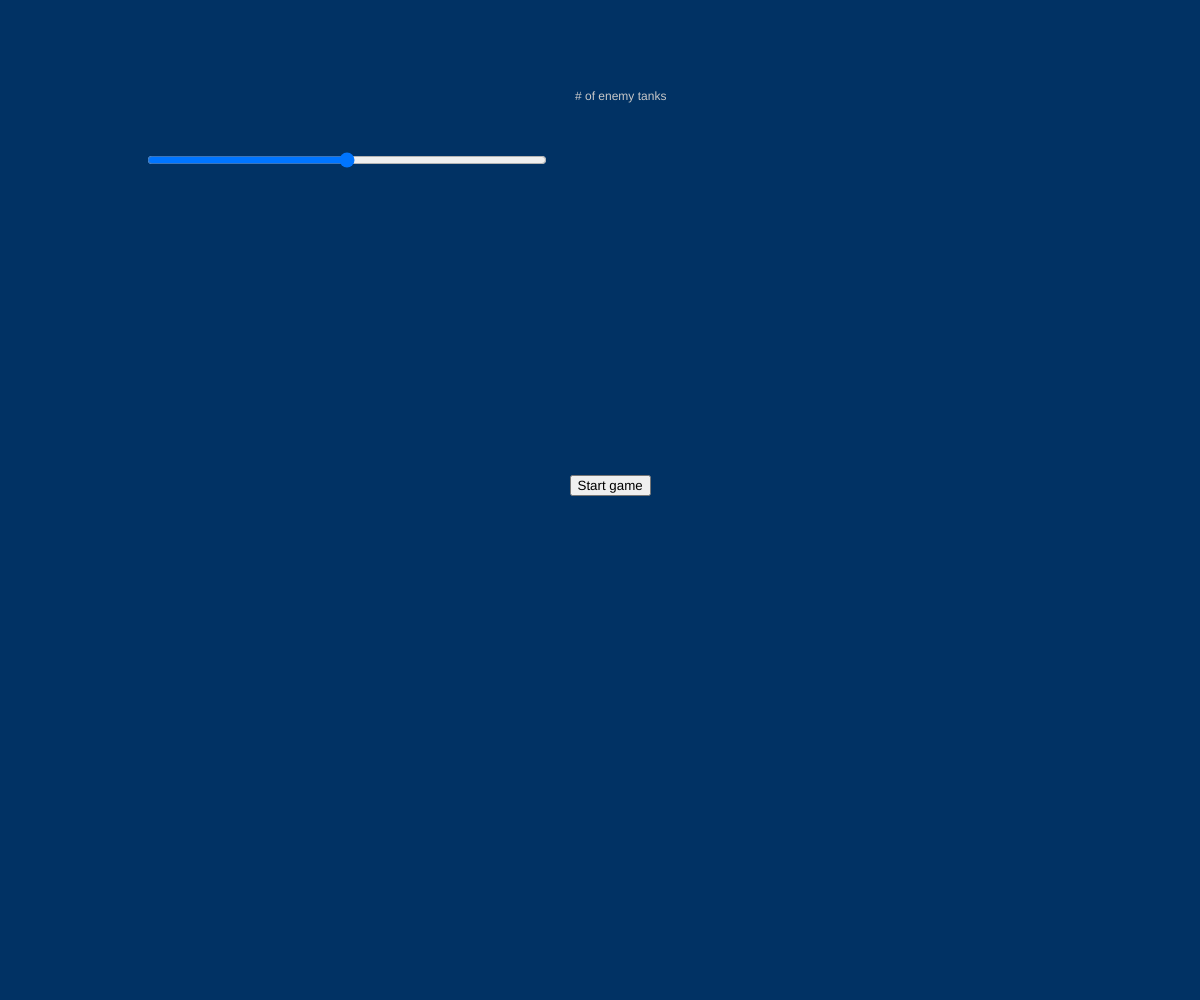
Frame 1 (no input)
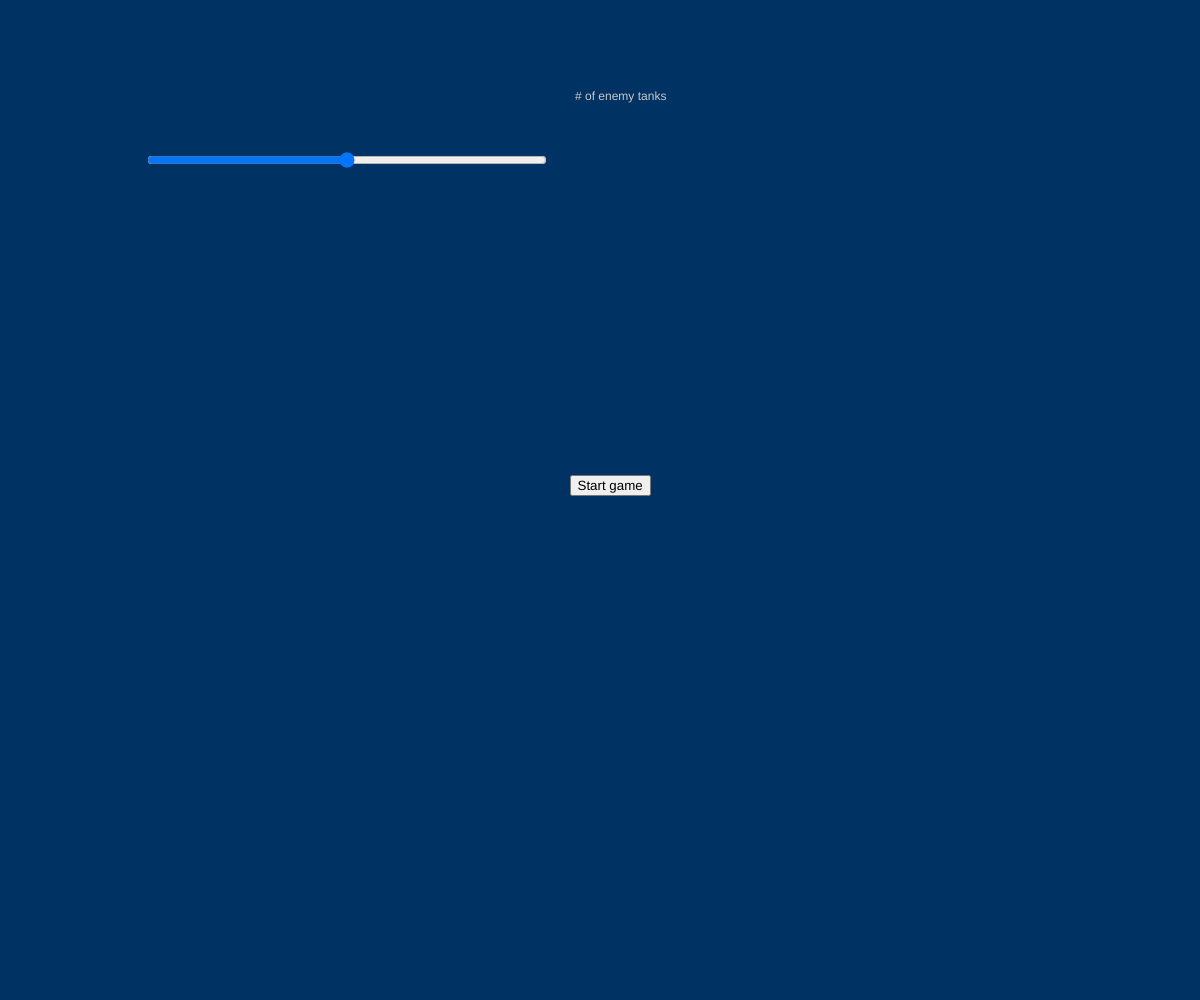
Frame 2 (the mouse pressed at the canvas centre, redrawn once)

The p5.js sketch that drew these frames (run headless with seeded random() and noise() and a simulated clock; the mouse was pressed at the canvas centre and the sketch redrawn once):

// p5.js sketch
// ── sketch.js
// constants 
const NEW_GAME = "Start game";
const PLAYER_LOST = "Game over!";
const PLAYER_WINS = "You won!";

// global variables
let gameState = "init";
let enemyTankCount = 4;
let tankCountSlider = null;
let tankCounter = null;

// objects
let playerTank;
let enemyTankArray = [];
let bullets = [];

function setup() {
    let cnv = createCanvas(windowWidth, windowHeight);
    cnv.style('display', 'block');
    frameRate(60);
}

function initGame() {
    background(1, 50, 100);
    let startButton = createButton(NEW_GAME);    
    startButton.position((width / 2 - startButton.width / 2) + 10, 475);
    startButton.mousePressed(setupGame1);
    tankCountSlider = createSlider(1, 7, 4, 1);
    tankCountSlider.size(400);
    tankCountSlider.position((width / 2 - tankCountSlider.width)-55, 150);
    fill(200, 200, 200);    
    text('# of enemy tanks', (width / 2 - 25), 100);    
    /*
    fill(200, 200, 200);    
    text(tankCountSlider.value(), width / 2 + 15, 180);
    */
    noLoop();
}

function setupGame1() {
    removeElements();
    gameState = "play1";    
    // create player's tank    
    playerTank = new Tank(width / 2, height / 2, 0);
    playerTank.vector.direction = 0;
    // create enemy tanks    
    for (let i = 0; i < tankCountSlider.value(); i++) {
        enemyTank = new Tank(Math.floor(Math.random() * 500) + 100, Math.floor(Math.random() * 500) + 100, 1)
        enemyTankArray.push(enemyTank);
        notifyVectorSetup();
    }                
    loop();
}

function playLevel1() {
    background(51);
    textSize(32);
    fill(0, 102, 153);
    playerTank.show();
    playerTank.move();
    enemyTankArray.forEach(tank => {
        tank.show();
        tank.move();
    });
    bullets.forEach((bullet, bulletIndex) => {
        bullet.show();
        bullet.move();
        if (bullet.xpos > width || bullet.xpos < 0 || bullet.ypos > height || bullet.ypos < 0) {
            bullets.splice(bulletIndex, 1)
        }
        if (bullet.isMobBullet === true) {
            if (bullet.hitTarget(playerTank)) {
                gameState = "lost";
            }
        }
        enemyTankArray.forEach((tank, tankIndex) => {
            if (bullet.isMobBullet === false) {
                if (bullet.hitTarget(tank)) {
                    enemyTankArray.splice(tankIndex, 1);
                    bullets.splice(bulletIndex, 1);
                }
            }
        });
    });
    if (!enemyTankArray.length) {
        gameState = "won";
        createScreen(NEW_GAME);
    }
}

function playLevel2() {    
    background(140,100,30);
    textSize(32);
    fill(0, 102, 153);
    playerTank = new Tank(width / 2, height / 2, 0);
    playerTank.vector.direction = 0;
    // create enemy tanks    
    for (let i = 0; i < enemyTankCount; i++) {
        enemyTank = new Tank(Math.floor(Math.random() * 500) + 100, Math.floor(Math.random() * 500) + 100, 1)
        enemyTankArray.push(enemyTank);
    }
    playerTank.show();
    playerTank.move();
    enemyTankArray.forEach(tank => {
        tank.show();
        tank.move();
    });
    bullets.forEach((bullet, bulletIndex) => {
        bullet.show();
        bullet.move();
        if (bullet.xpos > width || bullet.xpos < 0 || bullet.ypos > height || bullet.ypos < 0) {
            bullets.splice(bulletIndex, 1)
        }
        if (bullet.isMobBullet === true) {
            if (bullet.hitTarget(playerTank)) {
                gameState = "lost";
            }
        }
        enemyTankArray.forEach((tank, tankIndex) => {
            if (bullet.isMobBullet === false) {
                if (bullet.hitTarget(tank)) {
                    enemyTankArray.splice(tankIndex, 1);
                    bullets.splice(bulletIndex, 1);
                }
            }
        });
    });
    if (!enemyTankArray.length) {
        gameState = "won";
        createScreen(PLAYER_WINS);
    }
}

function keyPressed() {
    if (keyCode === CONTROL) {
        let bullet = new Bullet(playerTank.xpos, playerTank.ypos, false);
        bullet.setVector(playerTank.headingDirection.axis, playerTank.headingDirection.direction)
        bullets.push(bullet);
    }
    if (keyCode === RIGHT_ARROW) {
        playerTank.setVector(0, -1);
        playerTank.setHeadingDirection(0, -1);
        playerTank.setLastTankStance(0, -1);
    }
    if (keyCode === LEFT_ARROW) {
        playerTank.setVector(0, 1);
        playerTank.setHeadingDirection(0, 1);
        playerTank.setLastTankStance(0, 1);
    }
    if (keyCode === DOWN_ARROW) {
        playerTank.setVector(1, 1);
        playerTank.setHeadingDirection(1, 1);
        playerTank.setLastTankStance(1, 1);
    }
    if (keyCode === UP_ARROW) {
        playerTank.setVector(1, -1);
        playerTank.setHeadingDirection(1, -1);
        playerTank.setLastTankStance(1, -1);
    }
}

function keyReleased() {
    if (keyCode != CONTROL) {
        playerTank.vector.direction = 0;
    }
}

function draw() {
    switch (gameState) {
        case "init":
            initGame();
            break;
        case "play1":
            playLevel1();
            break;
        case "won":
            gameWon();
            break;
        case "lost": {
            gameLost();
            break;
        }
    }
}

function gameLost() {
    createScreen(PLAYER_LOST);
}

function gameWon() {
    createScreen(NEW_GAME);
}

function createScreen(screenTitle) {
    removeElements();
    enemyTankArray = [];
    bullets = []
    background(50, 50, 100);
    fill(255, 255, 255);
    var title = screenTitle;
    var buttonTitle = NEW_GAME;
    var titleWidth = textWidth(title);
    text(title, width / 2 - titleWidth / 2, height / 2);
    button = createButton(buttonTitle);
    button.position((width / 2 - button.width / 2) + 10, 475);
    button.mousePressed(setupGame1);
}

/* 
 * TODO (1) add more levels - level2 is almost ready, add logic to switch state depending on level#
 * TODO (2) simplify individual vector setup for enemy tanks
 * TODO (3) create "homing" tank -> cannon turns and shoots towards player
 * TODO (3) extra HP tanks
 */




// ── bullet.js
function Bullet(x, y, isMob) {
    this.xpos = x;
    this.ypos = y;
    this.r = 3;
    this.speedRate = 1;
    this.vector = {        
        axis: 1,
        direction: -1
    };    
    this.isMobBullet = isMob;

    this.hits = function (tank) {
        let d = dist(this.xpox, this.ypos, tank.xpos, tank.ypos);
        if (d < this.r + tank.r + 5) {
            return true;
        } else {
            return false;
        }
        // or with ternary?
        // return (d < this.r + tank.r + 5) ? true : false;
    }

    this.show = function () {
        if (this.isMobBullet) {
            noStroke();
            fill(255, 255, 0);
            ellipse(this.xpos, this.ypos, this.r * 2, this.r * 2);
        } else {
            noStroke();
            fill(255, 110, 0);
            ellipse(this.xpos, this.ypos, this.r * 2, this.r * 2);
        }        
    }

    this.setVector = function (a, d) {
        this.vector.axis = a;
        this.vector.direction = d;
    }

    this.move = function () {
        switch (this.vector.axis) {
            case 1:
                this.ypos += (10 * this.speedRate) * this.vector.direction;
                break;
            case 0: 
                this.xpos -= (10 * this.speedRate) * this.vector.direction;
                break;
        }        
    }

    this.hitTarget = function (target) {        
        let d = dist(this.xpos, this.ypos, target.xpos, target.ypos);
        /*if ( d < this.r + target.r + 5) {
            return true;
        } else {
            return false;
        }*/
        // or with ternary?
        return (d < this.r + target.r + 5) ? true : false;
    }
}
// ── tank.js
let body;
let leftWheel;
let rightWheel;
let cannon;

function Tank(x, y, type) {
    /**
     * type
     *   0 - player
     *   1 - npc
     */
    this.type = type;
    this.xpos = x;
    this.ypos = y;
    /**
     * vector
     *   axis
     *     x - 0
     *     y - 1
     *   direction
     *     1 - neg
     *     (-1) - pos
     */
    this.vector = {
        axis: 1,
        direction: -1
    };
    this.headingDirection = {
        axis: 1,
        direction: -1
    };
    this.lastTankStance = {
        axis: 1,
        direction: -1
    }
    this.r = 10;
    this.toDelete = false;
    this.speedRate = 0.3;
    this.parts = {
        body,
        leftWheel,
        rightWheel,
        cannon
    }

    this.setLastTankStance = function (a, d) {
        this.lastTankStance.axis = a;
        this.lastTankStance.direction = d;
    }

    this.getLastDirection = function () {
        return this.lastTankStance.direction;
    }

    this.getLastAxis = function () {
        return this.lastTankStance.axis;
    }

    this.show = function () {
        if (this.type === 1) {
            rectMode(CENTER);
            noStroke();
            fill(255);
            body = rect(this.xpos, this.ypos, this.r * 2, this.r * 2);
            fill(115);
            switch (this.vector.axis) {
                case 1:
                    leftWheel = rect(this.xpos - 10, this.ypos, 10, 30);
                    rightWheel = rect(this.xpos + 10, this.ypos, 10, 30);
                    break;
                case 0:
                    leftWheel = rect(this.xpos, this.ypos + 10, 30, 10);
                    rightWheel = rect(this.xpos, this.ypos - 10, 30, 10);
                    break;
            }
            fill(1);
            switch (this.vector.direction) {
                case 1:
                    if (this.vector.axis === 1) {
                        cannon = rect(this.xpos, this.ypos + 10, 4, 20);
                    } else {
                        cannon = rect(this.xpos - 10, this.ypos, 20, 4);
                    }
                    break;
                case (-1):
                    if (this.vector.axis === 0) {
                        cannon = rect(this.xpos + 10, this.ypos, 20, 4);
                    } else {
                        cannon = rect(this.xpos, this.ypos - 10, 4, 20);
                    }
                    break;
            }
        }
        else {
            rectMode(CENTER);
            noStroke();
            fill(255, 0, 100);
            body = rect(this.xpos, this.ypos, this.r * 2, this.r * 2);            
            fill(0, 125, 255);
            switch (this.lastTankStance.axis) {
                case 1:
                    leftWheel = rect(this.xpos - 10, this.ypos, 10, 30);
                    rightWheel = rect(this.xpos + 10, this.ypos, 10, 30);
                    break;
                case 0:
                    leftWheel = rect(this.xpos, this.ypos + 10, 30, 10);
                    rightWheel = rect(this.xpos, this.ypos - 10, 30, 10);
                    break;
            }
            fill(1);
            switch (this.lastTankStance.direction) {
                case 1:
                    if (this.lastTankStance.axis === 1) {
                        cannon = rect(this.xpos, this.ypos + 10, 4, 20);
                    } else {
                        cannon = rect(this.xpos - 10, this.ypos, 20, 4);
                    }
                    break;
                case (-1):
                    if (this.lastTankStance.axis === 0) {
                        cannon = rect(this.xpos + 10, this.ypos, 20, 4);
                    } else {
                        cannon = rect(this.xpos, this.ypos - 10, 4, 20);
                    }
                    break;
            }
            //leftWheel = rect(this.xpos - 10, this.ypos, 10, 30);
            //rightWheel = rect(this.xpos + 10, this.ypos, 10, 30);
            //fill(1);
            //cannon = rect(this.xpos, this.ypos - 10, 4, 20);
        }

    }

    this.setSpeedRate = function (val) {
        this.speedRate = val;
    }

    this.setVector = function (a, d) {
        this.vector.axis = a;
        this.vector.direction = d;
    }

    this.setHeadingDirection = function (a, d) {
        this.headingDirection.axis = a;
        this.headingDirection.direction = d;
    }

    this.move = function () {
        if (this.type === 1) {
            if (this.xpos - 10 < 0) {
                // left wall            
                this.vector.direction = (-1);
            }
            if (this.xpos + 10 > width) {
                //right wall
                this.vector.direction = 1;
            }
            if (this.ypos - 10 < 0) {
                //top wall
                this.vector.direction = 1;
            }
            if (this.ypos + 10 > height) {
                this.vector.direction = (-1);
            }
        } else {
            if (this.xpos - 10 < 0) {
                // left wall            
                this.vector.direction = 0;
                this.xpos += 10;
            }
            if (this.xpos + 10 > width) {
                //right wall
                this.vector.direction = 0;
                this.xpos -= 10;
            }
            if (this.ypos - 10 < 0) {
                //top wall
                this.vector.direction = 0;
                this.ypos += 10;
            }
            if (this.ypos + 10 > height) {
                this.vector.direction = (0);
                this.ypos -= 10;
            }
        }

        if (this.type === 1) {
            switch (this.vector.axis) {
                case 1:
                    this.ypos += (10 * this.speedRate) * this.vector.direction;
                    break;
                case 0:
                    this.xpos -= (10 * this.speedRate) * this.vector.direction;
                    break;
            }
        } else {
            switch (this.vector.axis) {
                case 1:
                    this.ypos += (10 * this.speedRate) * this.vector.direction;
                    break;
                case 0:
                    this.xpos -= (10 * this.speedRate) * this.vector.direction;
                    break;
            }
        }
    }
}



// ── vectors.js
const axisValues = [0, 1];
const directionValues = [1, (-1)];

function selectRandomAxis() {
    return axisValues[Math.floor(Math.random() * axisValues.length)];
}

function selectRandomDirection() {
    return directionValues[Math.floor(Math.random() * directionValues.length)];
}

function notifyVectorSetup() {
    if (gameState === "play1") {
        enemyTankArray.forEach(enemyTank => {
            let rand = Math.round(Math.random() * 2000) + 800;
            setInterval(() => {
                enemyTank.setVector(selectRandomAxis(), selectRandomDirection());
            }, rand);
            console.log(rand);
        });
    }

    var rand = Math.round(Math.random() * 2000) + 1500;
    setInterval(function () {
        enemyTankArray.forEach(element => {
            let bullet = new Bullet(element.xpos, element.ypos, true);
            bullet.setVector(element.vector.axis, element.vector.direction);
            bullets.push(bullet);
        });
    }, rand);
}
